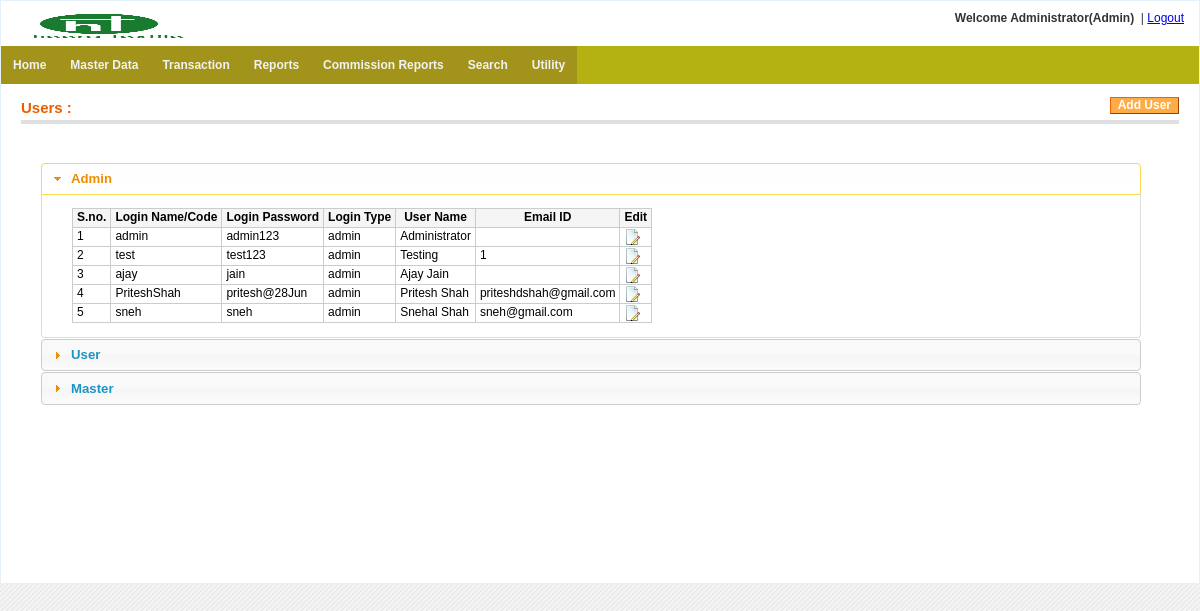
Page /HTextile/admin/user/index.php?menu_id=203 (signed in) on the committed database.
### tables this page shows
CREATE TABLE `menu` (
  `menu_id` int(11) NOT NULL auto_increment,
  `menu_name` varchar(255) NOT NULL,
  `parent_id` int(11) NOT NULL default '0' COMMENT '0 if menu is root level or menuid if this is child on any menu',
  `link` varchar(255) NOT NULL,
  `status` enum('0','1') NOT NULL default '1' COMMENT '0 for disabled menu or 1 for enabled menu',
  `user_role` varchar(20) NOT NULL default '',
  PRIMARY KEY  (`menu_id`)
);

CREATE TABLE `txt_login` (
  `login_id` int(11) NOT NULL auto_increment,
  `login_name` varchar(30) default NULL,
  `login_password` varchar(30) default NULL,
  `login_type` varchar(30) default NULL,
  `user_name` varchar(50) default NULL,
  `region` varchar(50) default NULL,
  `email` varchar(50) default NULL,
  `active` tinyint(4) default '0' COMMENT '0=active 1=non active',
  `show_hide` varchar(2000) default NULL,
  `create_user` varchar(20) NOT NULL default '',
  `create_date` datetime NOT NULL default '1970-01-01 00:00:00',
  `last_update_user` varchar(20) NOT NULL default '',
  `last_update_date` datetime NOT NULL default '1970-01-01 00:00:00',
  `delete_tag` varchar(10) NOT NULL default 'FALSE',
  `delete_user` varchar(20) default '',
  `delete_date` datetime NOT NULL default '1970-01-01 00:00:00',
  PRIMARY KEY  (`login_id`)
);

### includes/settings.php (called while the page is built, shortened)
<?php
$host=$_SERVER["HTTP_HOST"];
if(false) {
		$web_path="http://malwainfotech.com/Textile/";
	}
 else {
	$web_path="http://$host/HTextile/";
}
$user_type_ar=array('admin' => 'Admin',
					'user' => 'User',
					'master' =>'Master'
			);
?>

### Htextile/admin/user/index.php (the view, shortened to what this page needs)
<?php
include("../../includes/settings.php");
?>
<!DOCTYPE html PUBLIC "-//W3C//DTD XHTML 1.0 Transitional//EN" "http://www.w3.org/TR/xhtml1/DTD/xhtml1-transitional.dtd">
<html xmlns="http://www.w3.org/1999/xhtml">
<head>
<link href="<?php echo $web_path; ?>css/style.css" rel="stylesheet" type="text/css" />
	<link type="text/css" href="<?php echo $web_path; ?>jqry/css/ui-lightness/jquery-ui-1.8.2.custom.css" rel="stylesheet" />
</head>
<body>
<table width="100%" border="0" align="center" style="border:1px solid #e5f1f8;background-color:#FFFFFF">
<tr>
    <td><?php include("../../includes/header.php"); ?></td>
  </tr>
  <tr>
    <td><?php include("../../includes/menu.php"); ?></td>
  </tr>
  <tr>
    <td height="326" valign="top"><table width="100%" align="center" cellpadding="0" cellspacing="0" border="0">
                        <tr>
                            <td valign="top">
                          <div class="content_padding">
                             <div  class="content-header">
            <table width="100%">
            <tr><td><h3>Users :</h3></td>
              <td align="right"><button onclick="location.href='add_user.php'">Add User</button></td>
              </tr>
              </table>
              </div>
               <div id="accordion" style="width:95%; padding:20px;">
               	<?php
					foreach($user_type_ar as $key=>$value) {
				?>
              		<div>
						<h3><a href="#"><?php echo $value; ?></a></h3>
            	    	<div style="background:none; color:#000000">
                            	<table class="tbl_border">
                                	 <tr>
    <th>S.no.</th>
    <th>Login Name/Code</th>
    <th>Login Password</th>
    <th>Login Type</th>
    <th>User Name</th>
    <th>Email ID</th>
    <th>Edit</th>
   				</tr>
    <?php
    $con=get_connection();
    $sql="select * from txt_login where login_type='$key'";
    $result=mysqli_query($con,$sql);
    $count=0;
while($rs=mysqli_fetch_array($result)) {
	?>
  <tr>
    <td><?php echo ++$count; ?></td>
    <td><?php echo $rs['login_name']; ?></td>
    <td><?php echo $rs['login_password']; ?></td>
    <td><?php echo $rs['login_type']; ?></td>
    <td><?php echo $rs['user_name']; ?></td>
    <td><?php echo $rs['email']; ?></td>
    <td><a href="edit_user.php?login_id=<?php echo $rs[0]; ?>"><img src="<?php echo $web_path; ?>images/icoedit.png" border="0" title="Edit" /></a></td>
  </tr>
  <?php
		}
	?>
                                </table>
    	            	</div>
		             </div>
              <?php } ?>
              </div>
               <table width="100%" border="0" cellspacing="0" cellpadding="0">
                <tr>
                  <td width="518" height="138" valign="top">
                   </td>
                  </tr>
              </table>
              </div>
              </td>
                        </tr>
                    </table></td>
  </tr>
</table>
</body>
</html>

### includes/menu.php
<?php
$con=get_connection();
?>
<?php
function get_menu_tree($parent_id,$web_path)
{
  global $con;
  $role_id="";
  if(isset($_SESSION['ROLEID'])){
    $role_id=$_SESSION['ROLEID'];
  }
  $menu = "";
    $sqlquery = " SELECT * FROM menu where status='1' and parent_id='$parent_id' and user_role='$role_id' ";
	$res=mysqli_query($con,$sqlquery);
    while($row=mysqli_fetch_array($res,MYSQLI_ASSOC))
	{
           $menu .="<li><a href='".$web_path.$row['link']."?menu_id=".$row['menu_id']."'>".$row['menu_name']."</a>";
		   $menu .= "<ul>".get_menu_tree($row['menu_id'],$web_path)."</ul>";
 		   $menu .= "</li>";
    }
    return $menu;
}
?>
<ul class="main-navigation">
<?php echo get_menu_tree(0,$web_path); ?>
</ul>

### Htextile/css/style.css (style rules this page uses)
body { margin-left: 0px; margin-top: 0px; margin-right: 0px; margin-bottom: 0px; font-family: Arial, Verdana, Helvetica, sans-serif; font-size: 12px; color: #333333; background-color: #ffffff; background-color: #D4D3D3; background-color: #E8E8DC; background-image: url(images/bg-body.jpg); }
.tbl_border { border: 1px solid #cccccc; border-collapse: collapse; padding: 1px 4px; margin: 1px; }
.tbl_border td { border: 1px solid #cccccc; border-collapse: collapse; padding: 1px 4px; }
.tbl_border th { border: 1px solid #cccccc; background-color: #F5F5F5; border-collapse: collapse; padding: 1px 4px; margin: 1px; }
table { border-collapse: collapse; }
.tbl_border2 td, th { border: 1px solid #cccccc; border-collapse: collapse; padding: 10px; margin: 1px; }
button, .form-button { -x-system-font: none; background: #FFAC47 repeat-x scroll 0 100%; border-color: #ED6502 #A04300 #A04300 #ED6502; border-style: solid; border-width: 1px; color: #FFFFFF; cursor: pointer; font-family: arial, helvetica, sans-serif; font-size: 12px; font-size-adjust: none; font-stretch: normal; font-style: normal; font-variant: normal; font-weight: bold; line-height: normal; padding: 0 7px 1px; text-align: center !important; white-space: nowrap; }
.content-header { margin-bottom: 18px; border-bottom: 4px solid #dfdfdf; padding-bottom: .25em; margin-top: 10px; }
.content-header h3 { color: #EB5E00; float: left; font-size: 1.25em; line-height: 1.2em; margin: 0.3em 0.5em 0 0; }
.content_padding { padding: 0 20px 20px 20px; }
ul { list-style: none; padding: 0; margin: 0; background: #b4b213; position: relative; z-index: 1; }
ul li { display: block; position: relative; float: left; background: #a2941b; }
ul li a { display: block; padding: 1em; text-decoration: none; white-space: nowrap; color: #f2f2f2; font: bold 12px Arial, sans-serif; }
ul:before, ul:after { content: " "; display: table; }
ul:after { clear: both; }

### Htextile/admin/user/index.php (style rules this page uses)
* { margin:0; padding:0; }
table,th,td { border-collapse:collapse; font-size:12px; }

### rows in the picture
menu: menu_name "Home"
menu: menu_name "Master Data"
menu: menu_name "Transaction"
menu: menu_name "Reports"
menu: menu_name "Commission Reports"
menu: menu_name "Search"
menu: menu_name "Utility"
txt_login: login_name "admin", login_password "admin123", login_type "admin", user_name "Administrator"
txt_login: login_name "test", login_password "test123", login_type "admin", user_name "Testing", email "1"
txt_login: login_name "ajay", login_password "jain", login_type "admin", user_name "Ajay Jain"
txt_login: login_name "PriteshShah", login_password "pritesh@28Jun", login_type "admin", user_name "Pritesh Shah", email "priteshdshah@gmail.com"
txt_login: login_name "sneh", login_password "sneh", login_type "admin", user_name "Snehal Shah", email "sneh@gmail.com"

### other values in the picture
$_SESSION['USER_NAME'] "Administrator"
$disp_role_name "Admin"
$value "Admin"
$value "User"
$value "Master"
